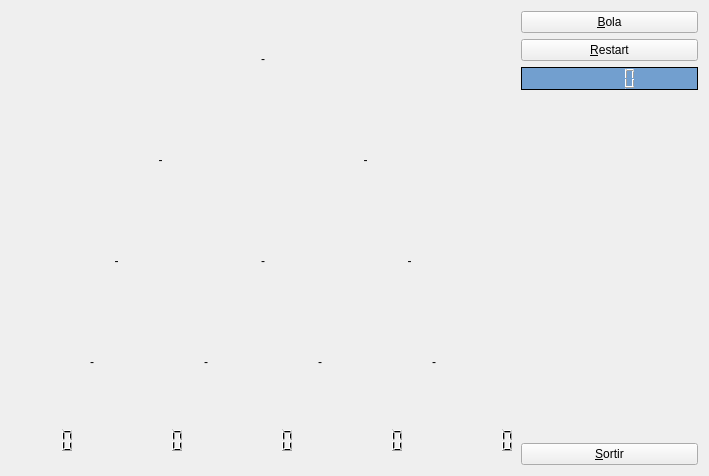
<?xml version="1.0" encoding="UTF-8"?>
<ui version="4.0">
 <class>Galton</class>
 <widget class="QWidget" name="Galton">
  <property name="geometry">
   <rect>
    <x>0</x>
    <y>0</y>
    <width>709</width>
    <height>476</height>
   </rect>
  </property>
  <property name="minimumSize">
   <size>
    <width>0</width>
    <height>0</height>
   </size>
  </property>
  <property name="windowTitle">
   <string>Galton</string>
  </property>
  <layout class="QHBoxLayout" name="horizontalLayout_4">
   <item>
    <layout class="QVBoxLayout" name="verticalLayout">
     <item>
      <layout class="QHBoxLayout" name="horizontalLayout_5">
       <item>
        <spacer name="horizontalSpacer_9">
         <property name="orientation">
          <enum>Qt::Horizontal</enum>
         </property>
         <property name="sizeHint" stdset="0">
          <size>
           <width>40</width>
           <height>20</height>
          </size>
         </property>
        </spacer>
       </item>
       <item>
        <widget class="MyLabel" name="label">
         <property name="sizePolicy">
          <sizepolicy hsizetype="Expanding" vsizetype="Expanding">
           <horstretch>0</horstretch>
           <verstretch>0</verstretch>
          </sizepolicy>
         </property>
         <property name="text">
          <string>-</string>
         </property>
         <property name="alignment">
          <set>Qt::AlignCenter</set>
         </property>
        </widget>
       </item>
       <item>
        <spacer name="horizontalSpacer_10">
         <property name="orientation">
          <enum>Qt::Horizontal</enum>
         </property>
         <property name="sizeHint" stdset="0">
          <size>
           <width>40</width>
           <height>20</height>
          </size>
         </property>
        </spacer>
       </item>
      </layout>
     </item>
     <item>
      <layout class="QHBoxLayout" name="horizontalLayout">
       <item>
        <spacer name="horizontalSpacer_11">
         <property name="orientation">
          <enum>Qt::Horizontal</enum>
         </property>
         <property name="sizeHint" stdset="0">
          <size>
           <width>40</width>
           <height>20</height>
          </size>
         </property>
        </spacer>
       </item>
       <item>
        <widget class="MyLabel" name="label_2">
         <property name="sizePolicy">
          <sizepolicy hsizetype="Expanding" vsizetype="Expanding">
           <horstretch>0</horstretch>
           <verstretch>0</verstretch>
          </sizepolicy>
         </property>
         <property name="text">
          <string>-</string>
         </property>
         <property name="alignment">
          <set>Qt::AlignCenter</set>
         </property>
        </widget>
       </item>
       <item>
        <spacer name="horizontalSpacer">
         <property name="orientation">
          <enum>Qt::Horizontal</enum>
         </property>
         <property name="sizeHint" stdset="0">
          <size>
           <width>40</width>
           <height>20</height>
          </size>
         </property>
        </spacer>
       </item>
       <item>
        <widget class="MyLabel" name="label_3">
         <property name="sizePolicy">
          <sizepolicy hsizetype="Expanding" vsizetype="Expanding">
           <horstretch>0</horstretch>
           <verstretch>0</verstretch>
          </sizepolicy>
         </property>
         <property name="text">
          <string>-</string>
         </property>
         <property name="alignment">
          <set>Qt::AlignCenter</set>
         </property>
        </widget>
       </item>
       <item>
        <spacer name="horizontalSpacer_12">
         <property name="orientation">
          <enum>Qt::Horizontal</enum>
         </property>
         <property name="sizeHint" stdset="0">
          <size>
           <width>40</width>
           <height>20</height>
          </size>
         </property>
        </spacer>
       </item>
      </layout>
     </item>
     <item>
      <layout class="QHBoxLayout" name="horizontalLayout_3">
       <item>
        <spacer name="horizontalSpacer_7">
         <property name="orientation">
          <enum>Qt::Horizontal</enum>
         </property>
         <property name="sizeHint" stdset="0">
          <size>
           <width>40</width>
           <height>20</height>
          </size>
         </property>
        </spacer>
       </item>
       <item>
        <widget class="MyLabel" name="label_4">
         <property name="sizePolicy">
          <sizepolicy hsizetype="Expanding" vsizetype="Expanding">
           <horstretch>0</horstretch>
           <verstretch>0</verstretch>
          </sizepolicy>
         </property>
         <property name="text">
          <string>-</string>
         </property>
         <property name="alignment">
          <set>Qt::AlignCenter</set>
         </property>
        </widget>
       </item>
       <item>
        <spacer name="horizontalSpacer_5">
         <property name="orientation">
          <enum>Qt::Horizontal</enum>
         </property>
         <property name="sizeHint" stdset="0">
          <size>
           <width>40</width>
           <height>20</height>
          </size>
         </property>
        </spacer>
       </item>
       <item>
        <widget class="MyLabel" name="label_5">
         <property name="sizePolicy">
          <sizepolicy hsizetype="Expanding" vsizetype="Expanding">
           <horstretch>0</horstretch>
           <verstretch>0</verstretch>
          </sizepolicy>
         </property>
         <property name="text">
          <string>-</string>
         </property>
         <property name="alignment">
          <set>Qt::AlignCenter</set>
         </property>
        </widget>
       </item>
       <item>
        <spacer name="horizontalSpacer_6">
         <property name="orientation">
          <enum>Qt::Horizontal</enum>
         </property>
         <property name="sizeHint" stdset="0">
          <size>
           <width>40</width>
           <height>20</height>
          </size>
         </property>
        </spacer>
       </item>
       <item>
        <widget class="MyLabel" name="label_6">
         <property name="sizePolicy">
          <sizepolicy hsizetype="Expanding" vsizetype="Expanding">
           <horstretch>0</horstretch>
           <verstretch>0</verstretch>
          </sizepolicy>
         </property>
         <property name="text">
          <string>-</string>
         </property>
         <property name="alignment">
          <set>Qt::AlignCenter</set>
         </property>
        </widget>
       </item>
       <item>
        <spacer name="horizontalSpacer_8">
         <property name="orientation">
          <enum>Qt::Horizontal</enum>
         </property>
         <property name="sizeHint" stdset="0">
          <size>
           <width>40</width>
           <height>20</height>
          </size>
         </property>
        </spacer>
       </item>
      </layout>
     </item>
     <item>
      <layout class="QHBoxLayout" name="horizontalLayout_2">
       <item>
        <spacer name="horizontalSpacer_17">
         <property name="orientation">
          <enum>Qt::Horizontal</enum>
         </property>
         <property name="sizeHint" stdset="0">
          <size>
           <width>40</width>
           <height>20</height>
          </size>
         </property>
        </spacer>
       </item>
       <item>
        <widget class="MyLabel" name="label_7">
         <property name="sizePolicy">
          <sizepolicy hsizetype="Expanding" vsizetype="Expanding">
           <horstretch>0</horstretch>
           <verstretch>0</verstretch>
          </sizepolicy>
         </property>
         <property name="text">
          <string>-</string>
         </property>
         <property name="alignment">
          <set>Qt::AlignCenter</set>
         </property>
        </widget>
       </item>
       <item>
        <spacer name="horizontalSpacer_2">
         <property name="orientation">
          <enum>Qt::Horizontal</enum>
         </property>
         <property name="sizeHint" stdset="0">
          <size>
           <width>40</width>
           <height>20</height>
          </size>
         </property>
        </spacer>
       </item>
       <item>
        <widget class="MyLabel" name="label_8">
         <property name="sizePolicy">
          <sizepolicy hsizetype="Expanding" vsizetype="Expanding">
           <horstretch>0</horstretch>
           <verstretch>0</verstretch>
          </sizepolicy>
         </property>
         <property name="text">
          <string>-</string>
         </property>
         <property name="alignment">
          <set>Qt::AlignCenter</set>
         </property>
        </widget>
       </item>
       <item>
        <spacer name="horizontalSpacer_3">
         <property name="orientation">
          <enum>Qt::Horizontal</enum>
         </property>
         <property name="sizeHint" stdset="0">
          <size>
           <width>40</width>
           <height>20</height>
          </size>
         </property>
        </spacer>
       </item>
       <item>
        <widget class="MyLabel" name="label_9">
         <property name="sizePolicy">
          <sizepolicy hsizetype="Expanding" vsizetype="Expanding">
           <horstretch>0</horstretch>
           <verstretch>0</verstretch>
          </sizepolicy>
         </property>
         <property name="text">
          <string>-</string>
         </property>
         <property name="alignment">
          <set>Qt::AlignCenter</set>
         </property>
        </widget>
       </item>
       <item>
        <spacer name="horizontalSpacer_4">
         <property name="orientation">
          <enum>Qt::Horizontal</enum>
         </property>
         <property name="sizeHint" stdset="0">
          <size>
           <width>40</width>
           <height>20</height>
          </size>
         </property>
        </spacer>
       </item>
       <item>
        <widget class="MyLabel" name="label_10">
         <property name="sizePolicy">
          <sizepolicy hsizetype="Expanding" vsizetype="Expanding">
           <horstretch>0</horstretch>
           <verstretch>0</verstretch>
          </sizepolicy>
         </property>
         <property name="text">
          <string>-</string>
         </property>
         <property name="alignment">
          <set>Qt::AlignCenter</set>
         </property>
        </widget>
       </item>
       <item>
        <spacer name="horizontalSpacer_18">
         <property name="orientation">
          <enum>Qt::Horizontal</enum>
         </property>
         <property name="sizeHint" stdset="0">
          <size>
           <width>40</width>
           <height>20</height>
          </size>
         </property>
        </spacer>
       </item>
      </layout>
     </item>
     <item>
      <layout class="QHBoxLayout" name="horizontalLayout_7">
       <item>
        <widget class="MyLCDNumber" name="lcdNumber">
         <property name="sizePolicy">
          <sizepolicy hsizetype="Minimum" vsizetype="Fixed">
           <horstretch>0</horstretch>
           <verstretch>0</verstretch>
          </sizepolicy>
         </property>
         <property name="minimumSize">
          <size>
           <width>0</width>
           <height>50</height>
          </size>
         </property>
         <property name="font">
          <font>
           <pointsize>20</pointsize>
           <weight>75</weight>
           <bold>true</bold>
          </font>
         </property>
         <property name="frameShape">
          <enum>QFrame::NoFrame</enum>
         </property>
         <property name="frameShadow">
          <enum>QFrame::Sunken</enum>
         </property>
        </widget>
       </item>
       <item>
        <spacer name="horizontalSpacer_13">
         <property name="orientation">
          <enum>Qt::Horizontal</enum>
         </property>
         <property name="sizeHint" stdset="0">
          <size>
           <width>40</width>
           <height>20</height>
          </size>
         </property>
        </spacer>
       </item>
       <item>
        <widget class="MyLCDNumber" name="lcdNumber_2">
         <property name="sizePolicy">
          <sizepolicy hsizetype="Minimum" vsizetype="Fixed">
           <horstretch>0</horstretch>
           <verstretch>0</verstretch>
          </sizepolicy>
         </property>
         <property name="minimumSize">
          <size>
           <width>0</width>
           <height>50</height>
          </size>
         </property>
         <property name="font">
          <font>
           <pointsize>20</pointsize>
           <weight>75</weight>
           <bold>true</bold>
          </font>
         </property>
         <property name="frameShape">
          <enum>QFrame::NoFrame</enum>
         </property>
         <property name="frameShadow">
          <enum>QFrame::Sunken</enum>
         </property>
        </widget>
       </item>
       <item>
        <spacer name="horizontalSpacer_14">
         <property name="orientation">
          <enum>Qt::Horizontal</enum>
         </property>
         <property name="sizeHint" stdset="0">
          <size>
           <width>40</width>
           <height>20</height>
          </size>
         </property>
        </spacer>
       </item>
       <item>
        <widget class="MyLCDNumber" name="lcdNumber_3">
         <property name="sizePolicy">
          <sizepolicy hsizetype="Minimum" vsizetype="Fixed">
           <horstretch>0</horstretch>
           <verstretch>0</verstretch>
          </sizepolicy>
         </property>
         <property name="minimumSize">
          <size>
           <width>0</width>
           <height>50</height>
          </size>
         </property>
         <property name="font">
          <font>
           <pointsize>20</pointsize>
           <weight>75</weight>
           <bold>true</bold>
          </font>
         </property>
         <property name="frameShape">
          <enum>QFrame::NoFrame</enum>
         </property>
         <property name="frameShadow">
          <enum>QFrame::Sunken</enum>
         </property>
        </widget>
       </item>
       <item>
        <spacer name="horizontalSpacer_15">
         <property name="orientation">
          <enum>Qt::Horizontal</enum>
         </property>
         <property name="sizeHint" stdset="0">
          <size>
           <width>40</width>
           <height>20</height>
          </size>
         </property>
        </spacer>
       </item>
       <item>
        <widget class="MyLCDNumber" name="lcdNumber_4">
         <property name="sizePolicy">
          <sizepolicy hsizetype="Minimum" vsizetype="Fixed">
           <horstretch>0</horstretch>
           <verstretch>0</verstretch>
          </sizepolicy>
         </property>
         <property name="minimumSize">
          <size>
           <width>0</width>
           <height>50</height>
          </size>
         </property>
         <property name="font">
          <font>
           <pointsize>20</pointsize>
           <weight>75</weight>
           <bold>true</bold>
          </font>
         </property>
         <property name="frameShape">
          <enum>QFrame::NoFrame</enum>
         </property>
         <property name="frameShadow">
          <enum>QFrame::Sunken</enum>
         </property>
        </widget>
       </item>
       <item>
        <spacer name="horizontalSpacer_16">
         <property name="orientation">
          <enum>Qt::Horizontal</enum>
         </property>
         <property name="sizeHint" stdset="0">
          <size>
           <width>40</width>
           <height>20</height>
          </size>
         </property>
        </spacer>
       </item>
       <item>
        <widget class="MyLCDNumber" name="lcdNumber_5">
         <property name="sizePolicy">
          <sizepolicy hsizetype="Minimum" vsizetype="Fixed">
           <horstretch>0</horstretch>
           <verstretch>0</verstretch>
          </sizepolicy>
         </property>
         <property name="minimumSize">
          <size>
           <width>0</width>
           <height>50</height>
          </size>
         </property>
         <property name="font">
          <font>
           <pointsize>20</pointsize>
           <weight>75</weight>
           <bold>true</bold>
          </font>
         </property>
         <property name="frameShape">
          <enum>QFrame::NoFrame</enum>
         </property>
         <property name="frameShadow">
          <enum>QFrame::Sunken</enum>
         </property>
        </widget>
       </item>
      </layout>
     </item>
    </layout>
   </item>
   <item>
    <layout class="QVBoxLayout" name="verticalLayout_2">
     <item>
      <widget class="QPushButton" name="pushButton_2">
       <property name="text">
        <string>&amp;Bola</string>
       </property>
      </widget>
     </item>
     <item>
      <widget class="QPushButton" name="pushButton_3">
       <property name="text">
        <string>&amp;Restart</string>
       </property>
      </widget>
     </item>
     <item>
      <widget class="MyLCDNumber" name="lcdNumber_6">
       <property name="sizePolicy">
        <sizepolicy hsizetype="MinimumExpanding" vsizetype="Fixed">
         <horstretch>0</horstretch>
         <verstretch>0</verstretch>
        </sizepolicy>
       </property>
       <property name="styleSheet">
        <string notr="true">background-color: rgb(114, 159, 207);</string>
       </property>
       <property name="frameShadow">
        <enum>QFrame::Plain</enum>
       </property>
      </widget>
     </item>
     <item>
      <spacer name="verticalSpacer">
       <property name="orientation">
        <enum>Qt::Vertical</enum>
       </property>
       <property name="sizeHint" stdset="0">
        <size>
         <width>20</width>
         <height>40</height>
        </size>
       </property>
      </spacer>
     </item>
     <item>
      <widget class="QPushButton" name="pushButton">
       <property name="text">
        <string>&amp;Sortir</string>
       </property>
      </widget>
     </item>
    </layout>
   </item>
  </layout>
 </widget>
 <customwidgets>
  <customwidget>
   <class>MyLabel</class>
   <extends>QLabel</extends>
   <header>MyLabel.h</header>
   <slots>
    <signal>nl()</signal>
    <signal>nr()</signal>
    <signal>clean()</signal>
    <slot>cami()</slot>
    <slot>esborra()</slot>
   </slots>
  </customwidget>
  <customwidget>
   <class>MyLCDNumber</class>
   <extends>QLCDNumber</extends>
   <header>MyLCDNumber.h</header>
   <slots>
    <slot>suma()</slot>
    <slot>reinicia()</slot>
   </slots>
  </customwidget>
 </customwidgets>
 <resources/>
 <connections>
  <connection>
   <sender>pushButton</sender>
   <signal>clicked()</signal>
   <receiver>Galton</receiver>
   <slot>close()</slot>
   <hints>
    <hint type="sourcelabel">
     <x>652</x>
     <y>438</y>
    </hint>
    <hint type="destinationlabel">
     <x>632</x>
     <y>384</y>
    </hint>
   </hints>
  </connection>
  <connection>
   <sender>pushButton_2</sender>
   <signal>clicked()</signal>
   <receiver>label</receiver>
   <slot>cami()</slot>
   <hints>
    <hint type="sourcelabel">
     <x>576</x>
     <y>20</y>
    </hint>
    <hint type="destinationlabel">
     <x>283</x>
     <y>63</y>
    </hint>
   </hints>
  </connection>
  <connection>
   <sender>label</sender>
   <signal>nl()</signal>
   <receiver>label_2</receiver>
   <slot>cami()</slot>
   <hints>
    <hint type="sourcelabel">
     <x>234</x>
     <y>90</y>
    </hint>
    <hint type="destinationlabel">
     <x>198</x>
     <y>173</y>
    </hint>
   </hints>
  </connection>
  <connection>
   <sender>label</sender>
   <signal>nr()</signal>
   <receiver>label_3</receiver>
   <slot>cami()</slot>
   <hints>
    <hint type="sourcelabel">
     <x>317</x>
     <y>96</y>
    </hint>
    <hint type="destinationlabel">
     <x>337</x>
     <y>183</y>
    </hint>
   </hints>
  </connection>
  <connection>
   <sender>label_2</sender>
   <signal>nl()</signal>
   <receiver>label_4</receiver>
   <slot>cami()</slot>
   <hints>
    <hint type="sourcelabel">
     <x>219</x>
     <y>191</y>
    </hint>
    <hint type="destinationlabel">
     <x>206</x>
     <y>240</y>
    </hint>
   </hints>
  </connection>
  <connection>
   <sender>label_2</sender>
   <signal>nr()</signal>
   <receiver>label_5</receiver>
   <slot>cami()</slot>
   <hints>
    <hint type="sourcelabel">
     <x>233</x>
     <y>165</y>
    </hint>
    <hint type="destinationlabel">
     <x>281</x>
     <y>256</y>
    </hint>
   </hints>
  </connection>
  <connection>
   <sender>label_3</sender>
   <signal>nl()</signal>
   <receiver>label_5</receiver>
   <slot>cami()</slot>
   <hints>
    <hint type="sourcelabel">
     <x>335</x>
     <y>185</y>
    </hint>
    <hint type="destinationlabel">
     <x>281</x>
     <y>229</y>
    </hint>
   </hints>
  </connection>
  <connection>
   <sender>label_3</sender>
   <signal>nr()</signal>
   <receiver>label_6</receiver>
   <slot>cami()</slot>
   <hints>
    <hint type="sourcelabel">
     <x>364</x>
     <y>186</y>
    </hint>
    <hint type="destinationlabel">
     <x>365</x>
     <y>242</y>
    </hint>
   </hints>
  </connection>
  <connection>
   <sender>label_4</sender>
   <signal>nl()</signal>
   <receiver>label_7</receiver>
   <slot>cami()</slot>
   <hints>
    <hint type="sourcelabel">
     <x>205</x>
     <y>276</y>
    </hint>
    <hint type="destinationlabel">
     <x>82</x>
     <y>339</y>
    </hint>
   </hints>
  </connection>
  <connection>
   <sender>label_4</sender>
   <signal>nr()</signal>
   <receiver>label_8</receiver>
   <slot>cami()</slot>
   <hints>
    <hint type="sourcelabel">
     <x>204</x>
     <y>257</y>
    </hint>
    <hint type="destinationlabel">
     <x>210</x>
     <y>344</y>
    </hint>
   </hints>
  </connection>
  <connection>
   <sender>label_5</sender>
   <signal>nr()</signal>
   <receiver>label_9</receiver>
   <slot>cami()</slot>
   <hints>
    <hint type="sourcelabel">
     <x>285</x>
     <y>281</y>
    </hint>
    <hint type="destinationlabel">
     <x>326</x>
     <y>334</y>
    </hint>
   </hints>
  </connection>
  <connection>
   <sender>label_5</sender>
   <signal>nl()</signal>
   <receiver>label_8</receiver>
   <slot>cami()</slot>
   <hints>
    <hint type="sourcelabel">
     <x>273</x>
     <y>275</y>
    </hint>
    <hint type="destinationlabel">
     <x>236</x>
     <y>315</y>
    </hint>
   </hints>
  </connection>
  <connection>
   <sender>label_6</sender>
   <signal>nl()</signal>
   <receiver>label_9</receiver>
   <slot>cami()</slot>
   <hints>
    <hint type="sourcelabel">
     <x>357</x>
     <y>269</y>
    </hint>
    <hint type="destinationlabel">
     <x>333</x>
     <y>317</y>
    </hint>
   </hints>
  </connection>
  <connection>
   <sender>label_6</sender>
   <signal>nr()</signal>
   <receiver>label_10</receiver>
   <slot>cami()</slot>
   <hints>
    <hint type="sourcelabel">
     <x>358</x>
     <y>283</y>
    </hint>
    <hint type="destinationlabel">
     <x>442</x>
     <y>327</y>
    </hint>
   </hints>
  </connection>
  <connection>
   <sender>label_7</sender>
   <signal>nl()</signal>
   <receiver>lcdNumber</receiver>
   <slot>suma()</slot>
   <hints>
    <hint type="sourcelabel">
     <x>96</x>
     <y>359</y>
    </hint>
    <hint type="destinationlabel">
     <x>45</x>
     <y>399</y>
    </hint>
   </hints>
  </connection>
  <connection>
   <sender>label_7</sender>
   <signal>nr()</signal>
   <receiver>lcdNumber_2</receiver>
   <slot>suma()</slot>
   <hints>
    <hint type="sourcelabel">
     <x>118</x>
     <y>346</y>
    </hint>
    <hint type="destinationlabel">
     <x>171</x>
     <y>398</y>
    </hint>
   </hints>
  </connection>
  <connection>
   <sender>label_8</sender>
   <signal>nl()</signal>
   <receiver>lcdNumber_2</receiver>
   <slot>suma()</slot>
   <hints>
    <hint type="sourcelabel">
     <x>208</x>
     <y>363</y>
    </hint>
    <hint type="destinationlabel">
     <x>156</x>
     <y>395</y>
    </hint>
   </hints>
  </connection>
  <connection>
   <sender>label_8</sender>
   <signal>nr()</signal>
   <receiver>lcdNumber_3</receiver>
   <slot>suma()</slot>
   <hints>
    <hint type="sourcelabel">
     <x>239</x>
     <y>360</y>
    </hint>
    <hint type="destinationlabel">
     <x>291</x>
     <y>402</y>
    </hint>
   </hints>
  </connection>
  <connection>
   <sender>label_9</sender>
   <signal>nl()</signal>
   <receiver>lcdNumber_3</receiver>
   <slot>suma()</slot>
   <hints>
    <hint type="sourcelabel">
     <x>324</x>
     <y>364</y>
    </hint>
    <hint type="destinationlabel">
     <x>274</x>
     <y>388</y>
    </hint>
   </hints>
  </connection>
  <connection>
   <sender>label_9</sender>
   <signal>nr()</signal>
   <receiver>lcdNumber_4</receiver>
   <slot>suma()</slot>
   <hints>
    <hint type="sourcelabel">
     <x>362</x>
     <y>355</y>
    </hint>
    <hint type="destinationlabel">
     <x>404</x>
     <y>402</y>
    </hint>
   </hints>
  </connection>
  <connection>
   <sender>label_10</sender>
   <signal>nl()</signal>
   <receiver>lcdNumber_4</receiver>
   <slot>suma()</slot>
   <hints>
    <hint type="sourcelabel">
     <x>456</x>
     <y>360</y>
    </hint>
    <hint type="destinationlabel">
     <x>418</x>
     <y>386</y>
    </hint>
   </hints>
  </connection>
  <connection>
   <sender>label_10</sender>
   <signal>nr()</signal>
   <receiver>lcdNumber_5</receiver>
   <slot>suma()</slot>
   <hints>
    <hint type="sourcelabel">
     <x>474</x>
     <y>355</y>
    </hint>
    <hint type="destinationlabel">
     <x>510</x>
     <y>390</y>
    </hint>
   </hints>
  </connection>
  <connection>
   <sender>pushButton_2</sender>
   <signal>clicked()</signal>
   <receiver>lcdNumber_6</receiver>
   <slot>suma()</slot>
   <hints>
    <hint type="sourcelabel">
     <x>638</x>
     <y>24</y>
    </hint>
    <hint type="destinationlabel">
     <x>636</x>
     <y>93</y>
    </hint>
   </hints>
  </connection>
  <connection>
   <sender>pushButton_3</sender>
   <signal>clicked()</signal>
   <receiver>lcdNumber</receiver>
   <slot>reinicia()</slot>
   <hints>
    <hint type="sourcelabel">
     <x>629</x>
     <y>57</y>
    </hint>
    <hint type="destinationlabel">
     <x>27</x>
     <y>390</y>
    </hint>
   </hints>
  </connection>
  <connection>
   <sender>pushButton_3</sender>
   <signal>clicked()</signal>
   <receiver>lcdNumber_2</receiver>
   <slot>reinicia()</slot>
   <hints>
    <hint type="sourcelabel">
     <x>625</x>
     <y>52</y>
    </hint>
    <hint type="destinationlabel">
     <x>143</x>
     <y>403</y>
    </hint>
   </hints>
  </connection>
  <connection>
   <sender>pushButton_3</sender>
   <signal>clicked()</signal>
   <receiver>lcdNumber_3</receiver>
   <slot>reinicia()</slot>
   <hints>
    <hint type="sourcelabel">
     <x>629</x>
     <y>46</y>
    </hint>
    <hint type="destinationlabel">
     <x>291</x>
     <y>395</y>
    </hint>
   </hints>
  </connection>
  <connection>
   <sender>pushButton_3</sender>
   <signal>clicked()</signal>
   <receiver>lcdNumber_4</receiver>
   <slot>reinicia()</slot>
   <hints>
    <hint type="sourcelabel">
     <x>613</x>
     <y>50</y>
    </hint>
    <hint type="destinationlabel">
     <x>390</x>
     <y>400</y>
    </hint>
   </hints>
  </connection>
  <connection>
   <sender>pushButton_3</sender>
   <signal>clicked()</signal>
   <receiver>lcdNumber_5</receiver>
   <slot>reinicia()</slot>
   <hints>
    <hint type="sourcelabel">
     <x>636</x>
     <y>57</y>
    </hint>
    <hint type="destinationlabel">
     <x>526</x>
     <y>395</y>
    </hint>
   </hints>
  </connection>
  <connection>
   <sender>pushButton_3</sender>
   <signal>clicked()</signal>
   <receiver>lcdNumber_6</receiver>
   <slot>reinicia()</slot>
   <hints>
    <hint type="sourcelabel">
     <x>609</x>
     <y>58</y>
    </hint>
    <hint type="destinationlabel">
     <x>599</x>
     <y>90</y>
    </hint>
   </hints>
  </connection>
  <connection>
   <sender>label</sender>
   <signal>clean()</signal>
   <receiver>label_2</receiver>
   <slot>esborra()</slot>
   <hints>
    <hint type="sourcelabel">
     <x>265</x>
     <y>83</y>
    </hint>
    <hint type="destinationlabel">
     <x>237</x>
     <y>147</y>
    </hint>
   </hints>
  </connection>
  <connection>
   <sender>label</sender>
   <signal>clean()</signal>
   <receiver>label_3</receiver>
   <slot>esborra()</slot>
   <hints>
    <hint type="sourcelabel">
     <x>294</x>
     <y>104</y>
    </hint>
    <hint type="destinationlabel">
     <x>323</x>
     <y>170</y>
    </hint>
   </hints>
  </connection>
  <connection>
   <sender>label</sender>
   <signal>clean()</signal>
   <receiver>label_4</receiver>
   <slot>esborra()</slot>
   <hints>
    <hint type="sourcelabel">
     <x>240</x>
     <y>103</y>
    </hint>
    <hint type="destinationlabel">
     <x>204</x>
     <y>260</y>
    </hint>
   </hints>
  </connection>
  <connection>
   <sender>label</sender>
   <signal>clean()</signal>
   <receiver>label_5</receiver>
   <slot>esborra()</slot>
   <hints>
    <hint type="sourcelabel">
     <x>279</x>
     <y>107</y>
    </hint>
    <hint type="destinationlabel">
     <x>285</x>
     <y>258</y>
    </hint>
   </hints>
  </connection>
  <connection>
   <sender>pushButton_3</sender>
   <signal>clicked()</signal>
   <receiver>label_10</receiver>
   <slot>esborra()</slot>
   <hints>
    <hint type="sourcelabel">
     <x>630</x>
     <y>47</y>
    </hint>
    <hint type="destinationlabel">
     <x>477</x>
     <y>300</y>
    </hint>
   </hints>
  </connection>
  <connection>
   <sender>pushButton_3</sender>
   <signal>clicked()</signal>
   <receiver>label_9</receiver>
   <slot>esborra()</slot>
   <hints>
    <hint type="sourcelabel">
     <x>628</x>
     <y>57</y>
    </hint>
    <hint type="destinationlabel">
     <x>341</x>
     <y>333</y>
    </hint>
   </hints>
  </connection>
  <connection>
   <sender>pushButton_3</sender>
   <signal>clicked()</signal>
   <receiver>label_8</receiver>
   <slot>esborra()</slot>
   <hints>
    <hint type="sourcelabel">
     <x>627</x>
     <y>52</y>
    </hint>
    <hint type="destinationlabel">
     <x>222</x>
     <y>329</y>
    </hint>
   </hints>
  </connection>
  <connection>
   <sender>pushButton_3</sender>
   <signal>clicked()</signal>
   <receiver>label_7</receiver>
   <slot>esborra()</slot>
   <hints>
    <hint type="sourcelabel">
     <x>625</x>
     <y>59</y>
    </hint>
    <hint type="destinationlabel">
     <x>112</x>
     <y>313</y>
    </hint>
   </hints>
  </connection>
  <connection>
   <sender>pushButton_3</sender>
   <signal>clicked()</signal>
   <receiver>label_6</receiver>
   <slot>esborra()</slot>
   <hints>
    <hint type="sourcelabel">
     <x>624</x>
     <y>49</y>
    </hint>
    <hint type="destinationlabel">
     <x>355</x>
     <y>240</y>
    </hint>
   </hints>
  </connection>
  <connection>
   <sender>pushButton_3</sender>
   <signal>clicked()</signal>
   <receiver>label_5</receiver>
   <slot>esborra()</slot>
   <hints>
    <hint type="sourcelabel">
     <x>629</x>
     <y>56</y>
    </hint>
    <hint type="destinationlabel">
     <x>280</x>
     <y>232</y>
    </hint>
   </hints>
  </connection>
  <connection>
   <sender>pushButton_3</sender>
   <signal>clicked()</signal>
   <receiver>label_4</receiver>
   <slot>esborra()</slot>
   <hints>
    <hint type="sourcelabel">
     <x>650</x>
     <y>53</y>
    </hint>
    <hint type="destinationlabel">
     <x>212</x>
     <y>251</y>
    </hint>
   </hints>
  </connection>
  <connection>
   <sender>pushButton_3</sender>
   <signal>clicked()</signal>
   <receiver>label_3</receiver>
   <slot>esborra()</slot>
   <hints>
    <hint type="sourcelabel">
     <x>640</x>
     <y>54</y>
    </hint>
    <hint type="destinationlabel">
     <x>354</x>
     <y>160</y>
    </hint>
   </hints>
  </connection>
  <connection>
   <sender>pushButton_3</sender>
   <signal>clicked()</signal>
   <receiver>label_2</receiver>
   <slot>esborra()</slot>
   <hints>
    <hint type="sourcelabel">
     <x>600</x>
     <y>55</y>
    </hint>
    <hint type="destinationlabel">
     <x>229</x>
     <y>154</y>
    </hint>
   </hints>
  </connection>
  <connection>
   <sender>pushButton_3</sender>
   <signal>clicked()</signal>
   <receiver>label</receiver>
   <slot>esborra()</slot>
   <hints>
    <hint type="sourcelabel">
     <x>581</x>
     <y>58</y>
    </hint>
    <hint type="destinationlabel">
     <x>359</x>
     <y>88</y>
    </hint>
   </hints>
  </connection>
  <connection>
   <sender>label</sender>
   <signal>clean()</signal>
   <receiver>label_6</receiver>
   <slot>esborra()</slot>
   <hints>
    <hint type="sourcelabel">
     <x>312</x>
     <y>105</y>
    </hint>
    <hint type="destinationlabel">
     <x>352</x>
     <y>241</y>
    </hint>
   </hints>
  </connection>
  <connection>
   <sender>label</sender>
   <signal>clean()</signal>
   <receiver>label_7</receiver>
   <slot>esborra()</slot>
   <hints>
    <hint type="sourcelabel">
     <x>255</x>
     <y>98</y>
    </hint>
    <hint type="destinationlabel">
     <x>101</x>
     <y>316</y>
    </hint>
   </hints>
  </connection>
  <connection>
   <sender>label</sender>
   <signal>clean()</signal>
   <receiver>label_8</receiver>
   <slot>esborra()</slot>
   <hints>
    <hint type="sourcelabel">
     <x>343</x>
     <y>56</y>
    </hint>
    <hint type="destinationlabel">
     <x>210</x>
     <y>322</y>
    </hint>
   </hints>
  </connection>
  <connection>
   <sender>label</sender>
   <signal>clean()</signal>
   <receiver>label_9</receiver>
   <slot>esborra()</slot>
   <hints>
    <hint type="sourcelabel">
     <x>324</x>
     <y>69</y>
    </hint>
    <hint type="destinationlabel">
     <x>332</x>
     <y>342</y>
    </hint>
   </hints>
  </connection>
  <connection>
   <sender>label</sender>
   <signal>clean()</signal>
   <receiver>label_10</receiver>
   <slot>esborra()</slot>
   <hints>
    <hint type="sourcelabel">
     <x>359</x>
     <y>109</y>
    </hint>
    <hint type="destinationlabel">
     <x>461</x>
     <y>332</y>
    </hint>
   </hints>
  </connection>
 </connections>
</ui>
